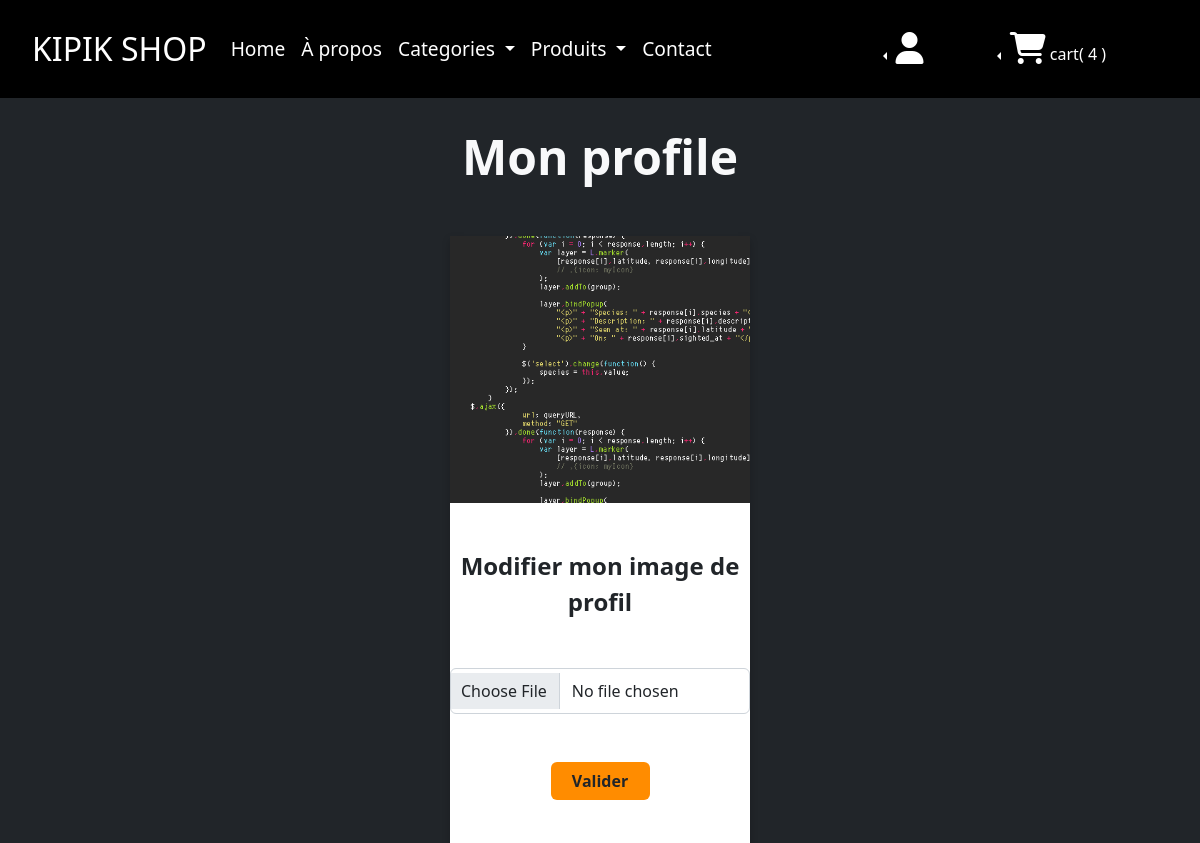
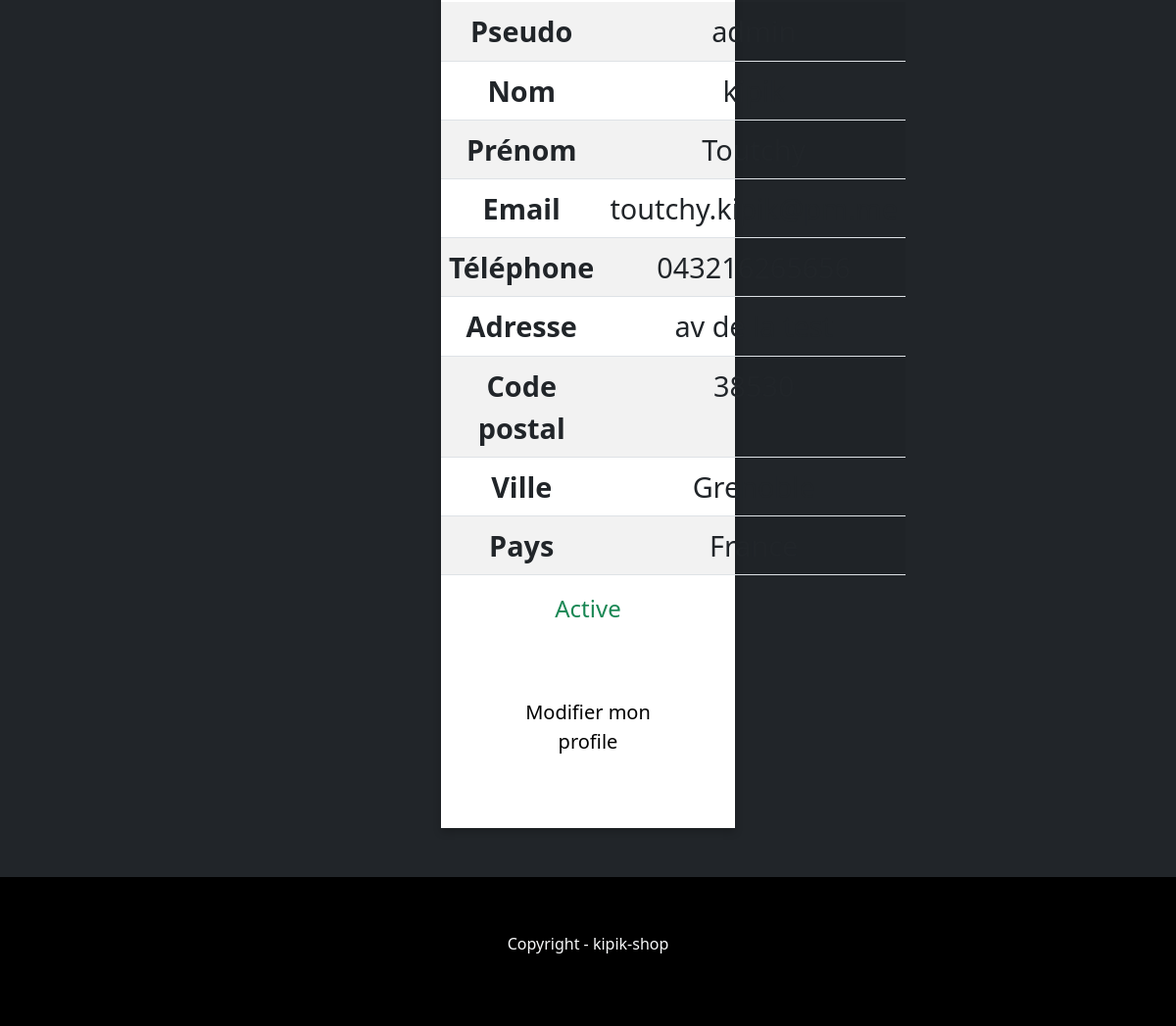
The page /profile (signed in) on the database its author committed (2 pictures, top to bottom).
### accounts/models.py (models this page shows, shortened)
class Customer(AbstractUser):
    pass

class Profile(models.Model):
    user = models.OneToOneField(Customer, on_delete=models.CASCADE)
    image_profile = models.ImageField(upload_to='prod/profile_img/', default='prod/profile_img/default.png',
                                      blank=True, null=True)
    phone = models.CharField(max_length=20, blank=True)
    address = models.CharField(max_length=100, blank=True)
    city = models.CharField(max_length=100, blank=True)
    zip_code = models.CharField(max_length=10, blank=True)
    state = models.CharField(max_length=100, blank=True)
    country = models.CharField(max_length=100, blank=True)
    class Meta:
        verbose_name_plural = 'Profiles'
        ordering = ('user',)

### shop/models.py (models this page shows, shortened)
class Cart(models.Model):
    user = models.OneToOneField(AUTH_USER_MODEL, on_delete=models.CASCADE, blank=True, null=True)
    orders = models.ManyToManyField(Order)
    ordered = models.BooleanField(default=False)
    '''
    def delete(self, *args, **kwargs):
        for order in self.orders.all():
            order.delete()
        super().delete(*args, **kwargs)
    '''

### accounts/views.py (the view)
# urls.py: path('profile', profile, name='profile'),
@login_required
def profile(request):
    user = request.user
    profile = get_object_or_404(Profile, user=user)
    context = {
        'profile': profile,
    }
    if request.method == "POST":
        image_profile = request.FILES.get("image_profile")
        profile.image_profile = image_profile
        profile.save()
        messages.success(request, 'Your profile has been updated successfully')
        return redirect('profile')
    return render(request, 'accounts/profile.html', context)

### accounts/templates/accounts/profile.html (shortened to what this page needs)
{% extends 'shop/base.html' %}
{% load static %}
{% block content %}
    <div>
        <h1 class="titre">Mon profile</h1>
    </div>
    <div class="card-profile text-dark">
        <img src="{{ user.profile.image_profile.url }}" alt="{{ profile.image_profile.name }}" style="width:100%">
        <form method="post" enctype="multipart/form-data" class="bg-light form-updt-img-profile">
            <label class="form-lbl mb-5" for="image_profile">Modifier mon image de profil</label>
            <input type="file" name="image_profile" id="image_profile" value="{{ profile.image_profile }}"
                   class="form-control mb-5 input-updt-img-profile"/>
            <input type="submit" value="Valider" class="btn btn-updt-img"/>
        </form>
        <div class="card-text-profile">
            <table class="table table-striped text-light">
                <tbody>
                <tr class="table-profile">
                    <th>Pseudo</th>
                    <td>{{ profile.user.username }}</td>
                </tr>
                <tr class="table-profile">
                    <th>Nom</th>
                    <td>{{ profile.user.last_name }}</td>
                </tr>
                <tr class="table-profile">
                    <th>Prénom</th>
                    <td>{{ profile.user.first_name }}</td>
                </tr>
                <tr class="table-profile">
                    <th>Email</th>
                    <td>{{ profile.user.email }}</td>
                </tr>
                <tr class="table-profile">
                    <th>Téléphone</th>
                    <td>{{ profile.phone }}</td>
                </tr>
                <tr class="table-profile">
                    <th>Adresse</th>
                    <td>{{ profile.address }}</td>
                </tr>
                <tr class="table-profile">
                    <th>Code postal</th>
                    <td>{{ profile.zip_code }}</td>
                </tr>
                <tr class="table-profile">
                    <th>Ville</th>
                    <td>{{ profile.city }}</td>
                </tr>
                <tr class="table-profile">
                    <th>Pays</th>
                    <td>{{ profile.country }}</td>
                </tr>
                </tbody>
            </table>
            {% if profile.user.is_active %}
                <p class="text-success">Active</p>
            {% else %}
                <p class="text-warning">Not active</p>
            {% endif %}
            <a class="btn updt-profile" href="{% url 'edit-profile' %}">
                <button class="btn updt-profile btn-info fs-5">Modifier mon profile</button>
            </a>
        </div>
    </div>
{% endblock %}

### shop/templates/shop/navbar.html (shortened to what this page needs)
{% load static %}
{% block navbar %}
    <nav class="navbar navbar-expand-lg navbar-dark text-light">
        <div class="container-fluid">
            <a class="navbar-brand" href="{% url 'home' %}">KIPIK SHOP</a>
            <div class="collapse navbar-collapse" id="navbarScroll">
                <ul class="navbar-nav me-auto my-2 my-lg-0 navbar-nav-scroll" style="--bs-scroll-height: 100px;">
                    <li class="nav-item">
                        <a class="nav-link active" aria-current="page" href="{% url 'home' %}">Home</a>
                    </li>
                    <li class="nav-item">
                        <a class="nav-link" href="#">À propos</a>
                    </li>
                    <li class="nav-item dropdown">
                        <a class="nav-link dropdown-toggle" href="#" role="button" data-bs-toggle="dropdown"
                           aria-expanded="false">
                            Categories
                        </a>
                    </li>
                    <li class="nav-item dropdown">
                        <a class="nav-link dropdown-toggle" href="#" role="button" data-bs-toggle="dropdown"
                           aria-expanded="false">
                            Produits
                        </a>
                    </li>
                    <li class="nav-item">
                        <a class="nav-link" href="{% url 'contact_form' %}">Contact</a>
                    </li>
                </ul>
                <div class="dropstart">
                    <li class="nav-item dropdown">
                        <a class="btn btn-secondary dropdown-toggle" href="#" role="button" data-bs-toggle="dropdown"
                           aria-expanded="false">
                            <i class="fa fa-2x fa-user"></i>
                        </a>
                    </li>
                </div>
                {% if user.cart.orders.count >= 1 %}
                    <div class="btn-group dropstart">
                        <button type="button" class="btn btn-secondary dropdown-toggle" data-bs-toggle="dropdown"
                                aria-expanded="false">
                            <i class="fa fa-2x fa-shopping-cart"></i>
                            <span>cart( {{ user.cart.orders.count }} )</span>
                        </button>
                    </div>
                {% endif %}
            </div>
        </div>
    </nav>
{% endblock %}

### static/build/css/style.css (style rules this page uses)
.bg-light { background-color: #fff !important; }
li { list-style: none; }
a { color: #fff !important; }
.titre { margin: 30px auto; font-size: 3em; font-weight: bold; text-align: center; }
label { font-size: 1.5em; }
.navbar { background: black !important; color: #fff !important; padding: 20px !important; width: 100%; }
.navbar-dark .navbar-brand { color: #fff; font-size: 2em !important; }
a { color: white !important; }
@media (min-width: 992px) { .dropstart { margin-right: 50px; } }
@media (min-width: 992px) { .navbar-expand-lg .navbar-nav { font-size: 1.2em; } }
.form-control { padding: 10px; }
.form-lbl { font-weight: bold; }
.updt-profile { justify-content: center; display: flex; margin: 30px auto; }
.card-profile { box-shadow: 0 4px 8px 0 rgba(0, 0, 0, 0.2); margin: 50px auto; text-align: center; display: flex; flex-direction: column; width: 25%; justify-content: center; }
.btn > .updt-profile { text-decoration: none; font-size: 22px; color: black; }
.form-updt-img-profile { background: #fff; padding: 45px 0; }
.card-text-profile { font-size: 1.5em; background: #fff !important; }
.btn-updt-img { background: darkorange; width: 33%; font-weight: bold; }
tr.table-profile { font-size: 0.8em; }
.table { font-size: 1.5em; text-align: center; }
button.btn { width: 25%; }

### static/scss/style.css (style rules this page uses)
.bg-light { background-color: #fff !important; }
li { list-style: none; }
a { color: #fff !important; }
.titre { margin: 30px auto; font-size: 3em; font-weight: bold; text-align: center; }
label { font-size: 1.5em; }
.navbar { background: black !important; color: #fff !important; padding: 20px !important; width: 100%; }
.navbar-dark .navbar-brand { color: #fff; font-size: 2em !important; }
a { color: white !important; }
@media (min-width: 992px) { .dropstart { margin-right: 50px; } }
@media (min-width: 992px) { .navbar-expand-lg .navbar-nav { font-size: 1.2em; } }
.form-control { padding: 10px; }
.form-lbl { font-weight: bold; }
.updt-profile { justify-content: center; display: flex; margin: 30px auto; }
.card-profile { box-shadow: 0 4px 8px 0 rgba(0, 0, 0, 0.2); margin: 50px auto; text-align: center; display: flex; flex-direction: column; width: 25%; justify-content: center; }
.btn > .updt-profile { text-decoration: none; font-size: 22px; color: black; }
.form-updt-img-profile { background: #fff; padding: 45px 0; }
.card-text-profile { font-size: 1.5em; background: #fff !important; }
.btn-updt-img { background: darkorange; width: 33%; font-weight: bold; }
tr.table-profile { font-size: 0.8em; }
.table { font-size: 1.5em; text-align: center; }
button.btn { width: 25%; }

### shop/templates/shop/navbar.html (style rules this page uses)
button.btn { background: transparent; border: none; }
div.dropstart:nth-child(2) > li:nth-child(1) > a:nth-child(1) { background: transparent; border: none; }

### accounts/templates/accounts/profile.html (style rules this page uses)
.updt-profile { width: 85% !important; }

### rows shown on the page
Customer: cart.orders.count "4", profile.image_profile (picture)
Profile: user.username "admin", user.last_name "kipik", user.first_name "Toutchy", user.email "toutchy.kipik@pm.me", phone "043216265656", address "av de la test", zip_code "38530", city "Grenoble", country "France"
